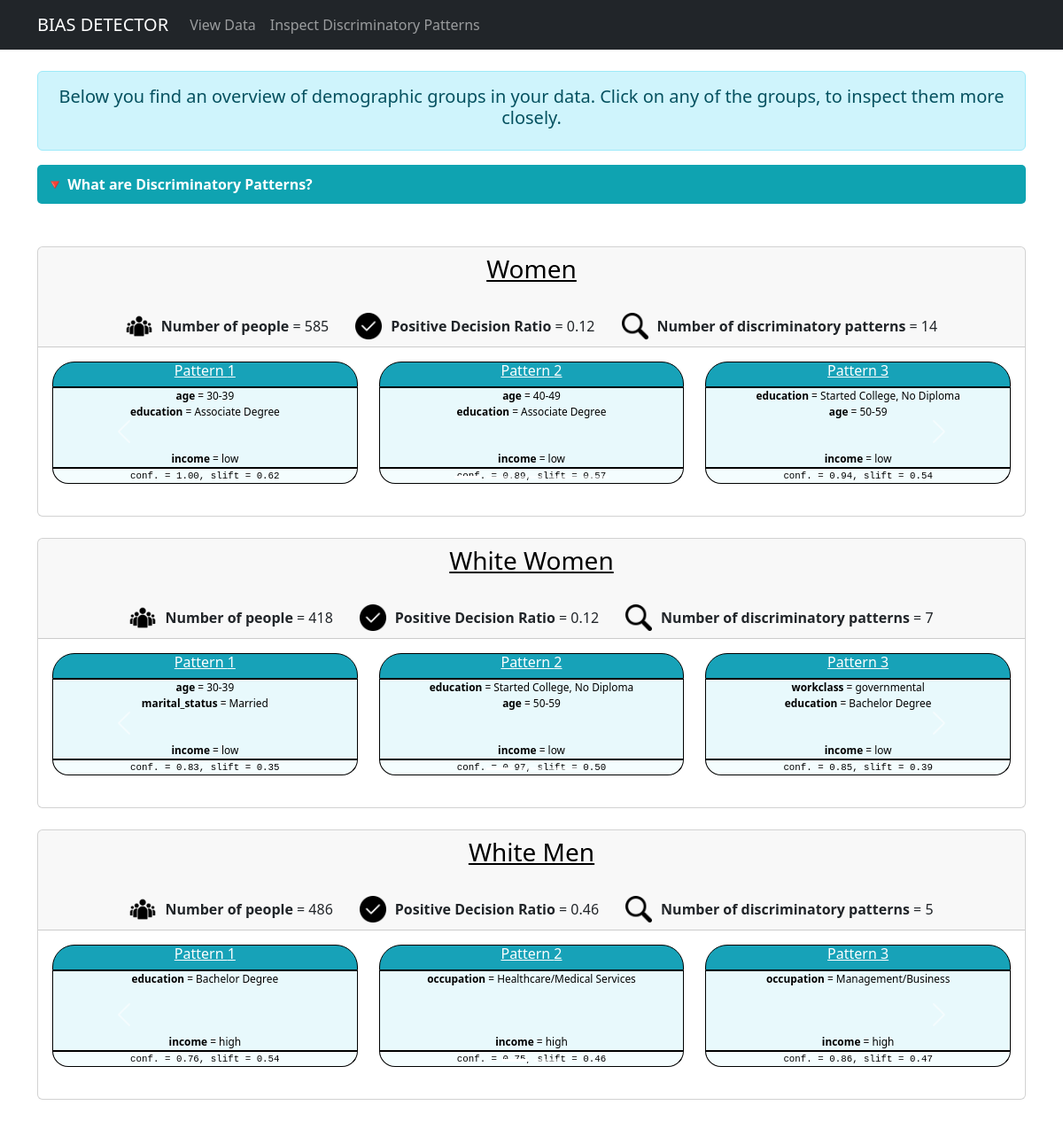
The page /filter_discriminatory_rules on the database its author committed.
### tables this page shows
CREATE TABLE discriminatory_patterns (
    id integer primary key autoincrement,
    pd_itemset TEXT,
    rule_base TEXT,
    rule_conclusion TEXT,
    support REAL,
    confidence REAL,
    slift REAL,
    p_value_slift REAL
);

### app.py (the view)
@app.route('/filter_discriminatory_rules', methods = ['GET', 'POST'])
def filter_discriminatory_rules():
    db = get_db()
    disc_patterns_cursor = db.execute("SELECT id, pd_itemset, rule_base, rule_conclusion, support, confidence, slift, p_value_slift FROM discriminatory_patterns")
    all_disc_patterns = disc_patterns_cursor.fetchall()
    disc_patterns_cursor.close()
    disc_patterns_df = pd.DataFrame.from_records(data=all_disc_patterns, columns=["id", "pd_itemset", "rule_base", "rule_conclusion", "support", "confidence", "slift", "p_value_slift"])
    unique_pd_itemsets = disc_patterns_df["pd_itemset"].unique()
    adult_test_dataset_cursor = db.execute(
        'select id, age, marital_status, workinghours, education, workclass, occupation, race, sex, income from test_data')
    adult_dataset_test_results = adult_test_dataset_cursor.fetchall()
    adult_test_dataset_cursor.close()
    test_dataset = pd.DataFrame.from_records(data=adult_dataset_test_results, index='id', columns=all_columns_with_id)
    pd_itemset_rule_dict = {}
    pd_itemset_html_dict = {}
    pd_itemset_pos_ratio = {}
    pd_itemset_n = {}
    for pd_itemset in unique_pd_itemsets:
        pd_itemset_in_html = protected_itemset_info_to_html(pd_itemset)
        rules_for_pd_itemset = disc_patterns_df[disc_patterns_df['pd_itemset'] == pd_itemset]
        rules_in_pretty_html = rules_for_pd_itemset.apply(rule_row_to_html, axis=1)
        pd_itemset_dict = ast.literal_eval(pd_itemset)
        n_instances_in_pd_itemset = len(get_instances_covered_by_rule_base(pd_itemset_dict, test_dataset))
        n_instances_in_pd_itemset_pos_decision = len(get_instances_covered_by_rule_base_and_consequence(rule_base=pd_itemset_dict, rule_consequence={"income" : "high"}, data=test_dataset))
        pos_ratio_pd_itemset = n_instances_in_pd_itemset_pos_decision/n_instances_in_pd_itemset
        pd_itemset_rule_dict[pd_itemset] = rules_in_pretty_html
        pd_itemset_html_dict[pd_itemset] = pd_itemset_in_html
        pd_itemset_pos_ratio[pd_itemset] = f"{pos_ratio_pd_itemset:.2f}"
        pd_itemset_n[pd_itemset] = n_instances_in_pd_itemset
    return render_template("filter_discriminatory_rules.html", patterns=pd_itemset_rule_dict, pd_itemset_html_dict=pd_itemset_html_dict, pd_itemset_n = pd_itemset_n, pd_itemset_pos_ratio=pd_itemset_pos_ratio)

### app.py (called while the page is built)
def connect_db():
    sql = sqlite3.connect('bias_detection.db')
    sql.row_factory = sqlite3.Row
    return sql

def get_db():
    if not hasattr(g, 'sqlite3'):
        g.sqlite_db = connect_db()
    return g.sqlite_db

### database_helper_functions.py (called while the page is built)
def get_instances_covered_by_rule_base_and_consequence(rule_base, rule_consequence, data):
    relevant_data = data
    for key in rule_base.keys():
        relevant_data = relevant_data[relevant_data[key] == rule_base[key]]
    for key in rule_consequence.keys():
        relevant_data = relevant_data[relevant_data[key] == rule_consequence[key]]
    return relevant_data

def get_instances_covered_by_rule_base(rule_base, data):
    relevant_data = data
    for key in rule_base.keys():
        relevant_data = relevant_data[relevant_data[key] == rule_base[key]]
    return relevant_data

### pretty_html_functions.py (called while the page is built)
def rule_row_to_html(rule):
    rule_base_dict = ast.literal_eval(rule['rule_base'])
    rule_consequence_dict = ast.literal_eval(rule['rule_conclusion'])
    return dicts_to_html(rule_base_dict, rule_consequence_dict, rule)

def protected_itemset_info_to_html(pd_itemset):
    pd_itemset_dict = ast.literal_eval(pd_itemset)
    pretty_html = ""
    if 'race' in pd_itemset_dict:
        if pd_itemset_dict['race'] == 'White alone':
            pretty_html += "White "
        elif pd_itemset_dict['race'] == 'Black or African American alone':
            pretty_html += "Black "
        else:
            pretty_html += "Other "
    if 'sex' in pd_itemset_dict:
        if pd_itemset_dict['sex'] == 'Female':
            pretty_html += "Women"
        else:
            pretty_html += "Men"
    else:
        pretty_html += " people"
    return pretty_html

### templates/filter_discriminatory_rules.html (shortened to what this page needs)
<!DOCTYPE html>
<html lang="en">
<head>
    <link href="https://cdn.jsdelivr.net/npm/bootstrap@5.3.1/dist/css/bootstrap.min.css" rel="stylesheet">
    <link href="{{ url_for('static', filename='daphne_theme.css') }}" rel="stylesheet">
</head>
<body>
{% include 'navbar.html' %}
<div class="container mt-4">
    <div class="alert alert-info" role="alert">
        <h5> <center> Below you find an overview of demographic groups in your data. Click on any of the groups, to inspect them more closely. </center>  </h5>
    </div>
    <button class="collapsible">🔻 What are Discriminatory Patterns? </button>
    <br>
    <br>
    {% for pd_itemset, rules in patterns.items() %}
            <div class="card my-4">
            <div class="card-header text-center">
                <h3>
                    <a href="{{ url_for('inspect_patterns', pd_itemset=pd_itemset, pos_ratio_pd_itemset = pd_itemset_pos_ratio[pd_itemset] , n_pd_itemset = pd_itemset_n[pd_itemset]) }}" style="color:black;">
                        {{ pd_itemset_html_dict[pd_itemset] }}
                    </a>
                </h3>
                <br>
                <div style="display: flex; justify-content: center; gap: 30px;">
                    <div style="display: inline-flex; align-items: center; gap: 10px;">
                        <img src="{{ url_for('static', filename='n_people.png') }}" alt="N People" width="30">
                        <span> <b> Number of people </b>  = {{ pd_itemset_n[pd_itemset] }}</span>
                    </div>
                    <div style="display: inline-flex; align-items: center; gap: 10px;">
                        <img src="{{ url_for('static', filename='pos.png') }}" alt="Positive Decision Ratio" width="30">
                        <span> <b> Positive Decision Ratio </b> = {{ pd_itemset_pos_ratio[pd_itemset] }}</span>
                    </div>
                    <div style="display: inline-flex; align-items: center; gap: 10px;">
                        <img src="{{ url_for('static', filename='magnifying_glass.png') }}" alt="N Rules" width="30">
                        <span> <b> Number of discriminatory patterns </b>  = {{ rules|length }}</span>
                    </div>
                </div>
            </div>
            <div class="card-body">
                <div id="carousel-{{ loop.index }}" class="carousel slide" data-bs-ride="false">
                    <div class="carousel-indicators">
                        {% for i in range(0, rules|length, 3) %}
                            <button type="button" data-bs-target="#carousel-{{ loop.index }}" data-bs-slide-to="{{ loop.index0 }}" class="{% if loop.first %}active{% endif %}" aria-current="true"></button>
                        {% endfor %}
                    </div>
                    <div class="carousel-inner">
                        {% for rule in rules %}
                            {% if loop.index0 % 3 == 0 %}
                                <div class="carousel-item {% if loop.first %}active{% endif %}">
                                    <div class="row">
                            {% endif %}
                            <div class="col-md-4">
                                <div class="disc_pattern_upperbox inactive_upperbox">
                                    <center>
                                        <h6>
                                            <a href="{{url_for('inspect_patterns', pd_itemset=pd_itemset, pattern_id = rule['id'], pos_ratio_pd_itemset = pd_itemset_pos_ratio[pd_itemset] , n_pd_itemset = pd_itemset_n[pd_itemset] )}}" style="color:white;"> Pattern {{loop.index}} </a>
                                        </h6>
                                    </center>
                                </div>
                                <div class="disc_pattern_middlebox inactive_middlebox">
                                    <center> {{rule['rule_in_html'] | safe}} </center>
                                </div>
                                <div class="disc_pattern_lowerbox inactive_lowerbox">
                                    <center> conf. = {{rule['confidence']}}, slift = {{rule['slift']}}</center>
                                </div>
                            </div>
                            {% if loop.index0 % 3 == 2 or loop.last %}
                                    </div>
                                </div>
                            {% endif %}
                        {% endfor %}
                    </div>
                    <button class="carousel-control-prev btn btn-dark" type="button" data-bs-target="#carousel-{{ loop.index }}" data-bs-slide="prev">
                        <span class="carousel-control-prev-icon" aria-hidden="true"></span>
                    </button>
                    <button class="carousel-control-next btn btn-dark" type="button" data-bs-target="#carousel-{{ loop.index }}" data-bs-slide="next">
                        <span class="carousel-control-next-icon" aria-hidden="true"></span>
                    </button>
                </div>
            </div>
        </div>
    {% endfor %}
</div>
</body>
</html>

### templates/navbar.html (shortened to what this page needs)
<nav class="navbar navbar-expand-lg bg-dark navbar-dark">
    <div class = "container">
    <a class="navbar-brand" href="#"> BIAS DETECTOR </a>
    <div class="collapse navbar-collapse" id="navmenu">
    <ul class="navbar-nav">
        <li class="nav-item">
            <a href="/" class="nav-link"> View Data </a>
        </li>
        <li class="nav-item">
            <a href="{{url_for('filter_discriminatory_rules')}}" class="nav-link"> Inspect Discriminatory Patterns </a>
        </li>
    </ul>
    </div>
    </div>
</nav>

### static/daphne_theme.css (style rules this page uses)
.disc_pattern_upperbox { border-top-left-radius: 25px; border-top-right-radius: 25px; background-color: #FFC107; color: white; border: 1px solid black; font-size: 0.99vw; }
.inactive_upperbox { background-color: #17A2B8; }
.disc_pattern_middlebox { background-color: #FFE7A3; color: black; border: 1px solid black; font-size: 0.99vw; }
.inactive_middlebox { background-color: #E8F9FC; }
.disc_pattern_lowerbox { border-bottom-right-radius: 25px; border-bottom-left-radius: 25px; background-color: #FFF2CD; color: black; border: 1px solid black; font-size: 0.9vw; font-family: "Lucida Console", "Courier New", monospace; margin-bottom: 20px; }
.inactive_lowerbox { background-color: #F4FDFE; }
.collapsible { background-color: #0FA3B1; color: white; cursor: pointer; padding: 10px; width: 100%; border: none; text-align: left; font-size: 16px; font-weight: bold; border-radius: 5px; transition: 0.3s; }

### rows shown on the page
discriminatory_patterns: pd_itemset "Women", pd_itemset "585", pd_itemset "0.12", rules "14", rule_in_html "age = 30-39 education = Associate Degree income = low" "age = 40-49 education = Associate Degree income = low" "education = Started College, No Diploma age = 50-59 income = low", confidence "1.00" "0.89" "0.94", slift "0.62" "0.57" "0.54"
discriminatory_patterns: pd_itemset "White Women", pd_itemset "418", pd_itemset "0.12", rules "7", rule_in_html "age = 30-39 marital_status = Married income = low" "education = Started College, No Diploma age = 50-59 income = low" "workclass = governmental education = Bachelor Degree income = low", confidence "0.83" "0.97" "0.85", slift "0.35" "0.50" "0.39"
discriminatory_patterns: pd_itemset "White Men", pd_itemset "486", pd_itemset "0.46", rules "5", rule_in_html "education = Bachelor Degree income = high" "occupation = Healthcare/Medical Services income = high" "occupation = Management/Business income = high", confidence "0.76" "0.86", slift "0.54" "0.46" "0.47"
